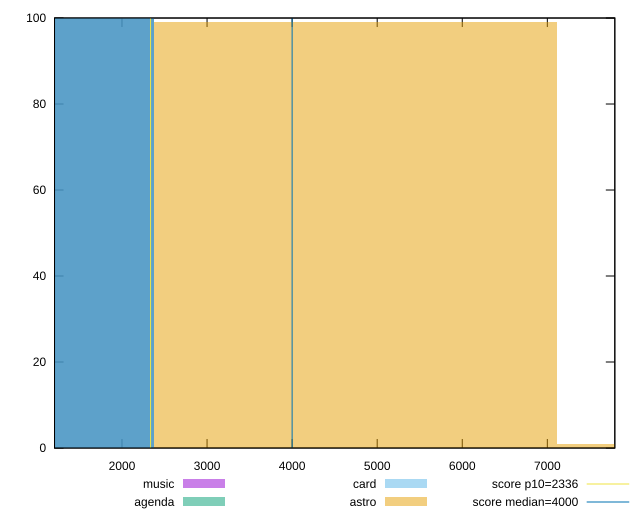

This figure's gnuplot source:
reset

$music <<EOF
0 100
EOF

$agenda <<EOF
0 100
EOF

$card <<EOF
0 100
EOF

$astro <<EOF
4745.203907344437 99
9490.407814688873 1
EOF

set key outside below
set boxwidth 4745.203907344437
set xrange [1207.071:7793.315999999999]
set yrange [0:100]
set trange [0:100]
set style fill transparent solid 0.5 noborder

set parametric
set terminal svg size 640, 520 enhanced background rgb 'white'
set output "reports/report_00032_2021-02-25T10-28-15.087Z/first-meaningful-paint/comparison/histogram/all_raw.svg"

plot $music title "music" with boxes, \
     $agenda title "agenda" with boxes, \
     $card title "card" with boxes, \
     $astro title "astro" with boxes, \
     2336,t title "score p10=2336", \
     4000,t title "score median=4000"

reset
